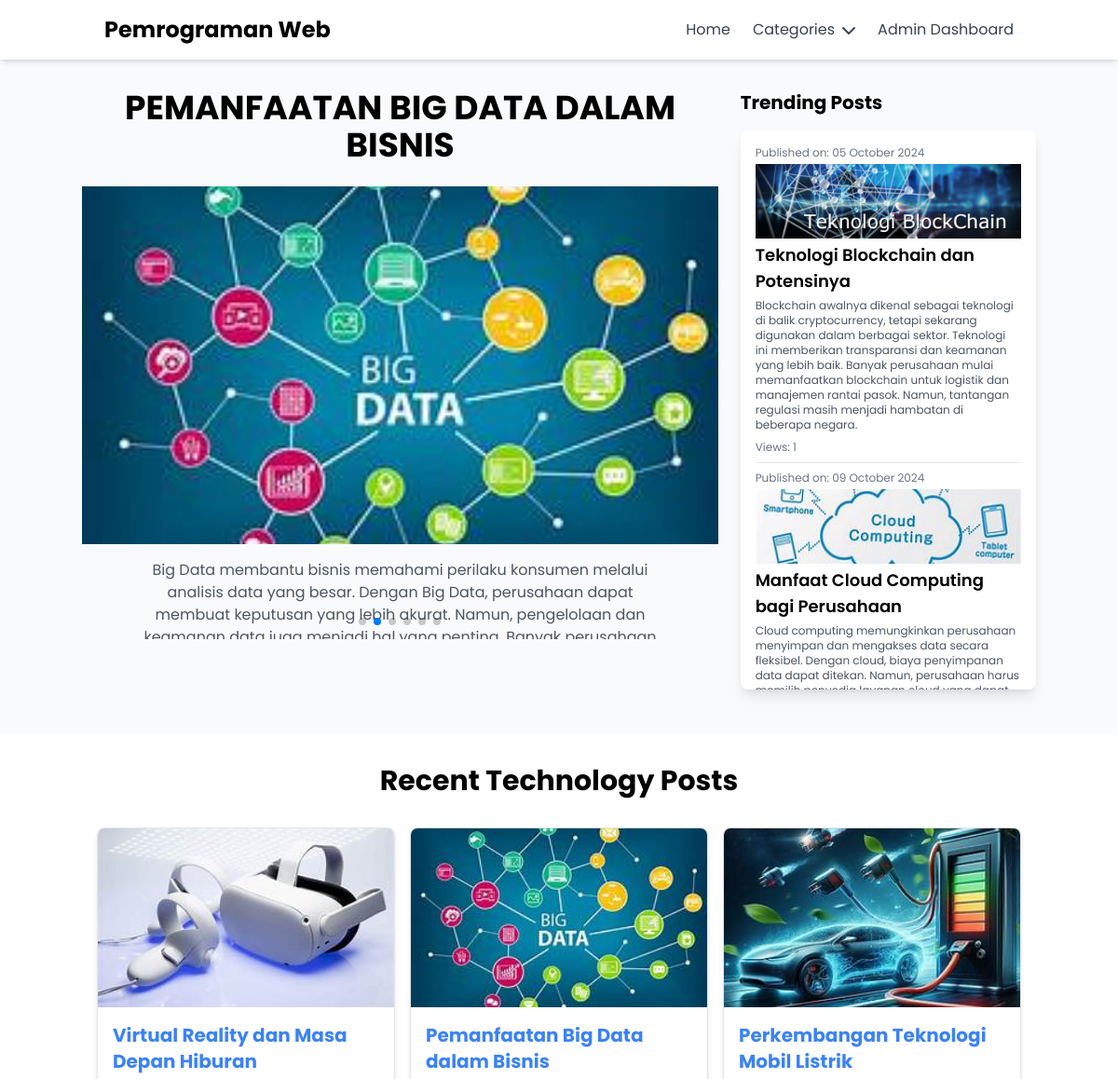
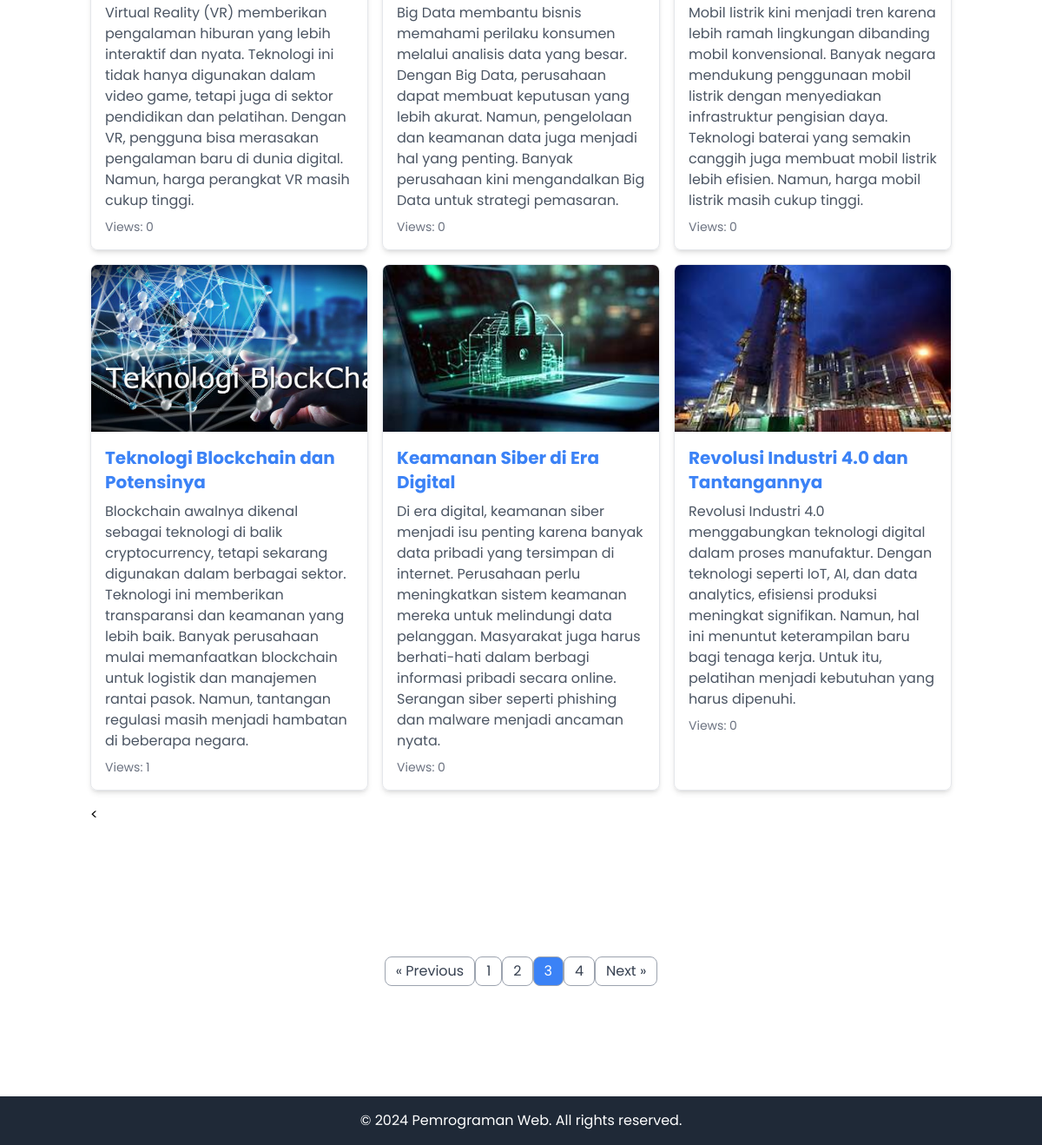
The app's page /technology.php?page=3 with its own data (2 pictures, top to bottom).
### tables this page shows
CREATE TABLE `posts` (
  `id` int(11) NOT NULL,
  `judul` varchar(255) NOT NULL,
  `isi` text NOT NULL,
  `kategori` enum('Technology','Lifestyle') NOT NULL,
  `author` varchar(100) NOT NULL,
  `tanggal_publikasi` date NOT NULL,
  `images` varchar(255) NOT NULL,
  `view` int(11) NOT NULL DEFAULT '0'
);

### technology.php (the view, shortened to what this page needs)
<?php
$host = "localhost";
$user = "root";
$password = "";
$database = "berita";
$conn = new mysqli($host, $user, $password, $database);
function fetchRecentTechPosts($conn, $limit, $offset) {
    $sql = "SELECT p.id, p.judul, p.isi, p.images, p.view, p.tanggal_publikasi, p.kategori
            FROM posts p
            WHERE p.kategori = 'technology'
            ORDER BY p.tanggal_publikasi DESC LIMIT ? OFFSET ?";
    $stmt = $conn->prepare($sql);
    $stmt->bind_param("ii", $limit, $offset);
    $stmt->execute();
    return $stmt->get_result();
}
function fetchTrendingTechPosts($conn) {
    $sql = "SELECT id, judul, isi, images, view, tanggal_publikasi, kategori
            FROM posts
            WHERE kategori = 'technology'
            ORDER BY view DESC LIMIT 6";
    return $conn->query($sql);
}
$limit = 6;
$page = isset($_GET['page']) ? (int)$_GET['page'] : 1;
$offset = ($page - 1) * $limit;
$recentPosts = fetchRecentTechPosts($conn, $limit, $offset);
$trendingPosts = fetchTrendingTechPosts($conn);
$totalPostsResult = $conn->query("SELECT COUNT(*) as total FROM posts WHERE kategori = 'technology'");
$totalPosts = $totalPostsResult->fetch_assoc()['total'];
$totalPages = ceil($totalPosts / $limit);
?>
<!DOCTYPE html>
<html lang="en">
<head>
    <script src="https://cdn.tailwindcss.com"></script>
    <link rel="stylesheet" href="https://unpkg.com/swiper/swiper-bundle.min.css" />
    <link rel="stylesheet" href="https://cdnjs.cloudflare.com/ajax/libs/font-awesome/6.0.0-beta3/css/all.min.css" />
</head>
<body class="font-poppins">
    <nav id="navbar" class="fixed top-0 left-0 right-0 bg-white shadow-md py-4 z-50 transition-all duration-300">
        <div class="container mx-auto flex justify-between items-center px-6">
            <a href="#" class="text-2xl font-bold">Pemrograman Web</a>
            <ul class="flex space-x-6 items-center">
                <li><a href="index.php" class="text-gray-700 hover:text-gray-900">Home</a></li>
                <li class="relative group">
                    <a href="#" onclick="toggleDropdown()" class="text-gray-700 hover:text-gray-900 flex items-center">
                        Categories
                        <i class="fas fa-chevron-down ml-2"></i>
                    </a>
                </li>
                <li><a href="crud.php" class="text-gray-700 hover:text-gray-900">Admin Dashboard</a></li>
            </ul>
        </div>
    </nav>
<section class="pt-24 pb-12 bg-gray-50">
    <div class="container mx-auto flex flex-col md:flex-row gap-6">
        <div class="w-full md:w-2/3 relative">
            <div class="swiper mySwiper h-[590px] text-center">
                <div class="swiper-wrapper">
                    <?php while ($recentPost = $recentPosts->fetch_assoc()): ?>
                    <div class="swiper-slide">
                        <h1 class="text-4xl font-bold uppercase mb-6"><?php echo htmlspecialchars($recentPost['judul']); ?></h1>
                        <div class="flex flex-col items-center">
                            <?php if ($recentPost['images']): ?>
                            <img src="uploads/<?php echo htmlspecialchars($recentPost['images']); ?>" alt="<?php echo htmlspecialchars($recentPost['judul']); ?>" class="w-full h-96 object-cover mb-4">
                            <?php endif; ?>
                            <p class="text-gray-600 max-w-xl mb-4"><?php echo nl2br(htmlspecialchars($recentPost['isi'])); ?></p>
                        </div>
                    </div>
                    <?php endwhile; ?>
                </div>
                <div class="swiper-pagination"></div>
            </div>
        </div>
<div>
    <h2 class="text-xl font-bold mb-4">Trending Posts</h2>
    <div class="h-[600px] overflow-y-scroll bg-white rounded-lg shadow-lg p-4">
        <?php while ($trendingPost = $trendingPosts->fetch_assoc()): ?>
        <div class="mb-2 border-b border-gray-200 pb-2">
            <p class="text-xs text-gray-500 mb-1">Published on: <?php echo date('d F Y', strtotime($trendingPost['tanggal_publikasi'])); ?></p>
            <?php if ($trendingPost['images']): ?>
                <img src="uploads/<?php echo htmlspecialchars($trendingPost['images']); ?>" alt="<?php echo htmlspecialchars($trendingPost['judul']); ?>" class="w-full h-20 object-cover mb-1">
            <?php endif; ?>
            <h3 class="text-sm font-semibold">
                <a href="artikel.php?id=<?php echo $trendingPost['id']; ?>" class="text-lg font-semibold hover:text-blue-600">
                    <?php echo htmlspecialchars($trendingPost['judul']); ?>
                </a>
            </h3>
            <p class="mt-1 text-gray-600 text-xs"><?php echo nl2br(htmlspecialchars($trendingPost['isi'])); ?></p>
            <p class="text-xs text-gray-500 mt-2">Views: <?php echo $trendingPost['view']; ?></p>
        </div>
        <?php endwhile; ?>
    </div>
</div>
</section>
<section>
    <div class="container mx-auto px-4">
        <h1 class="text-3xl font-bold text-center my-8">Recent Technology Posts</h1>
        <div class="grid grid-cols-1 md:grid-cols-2 lg:grid-cols-3 gap-4">
            <?php
            $recentPosts->data_seek(0);
            while ($post = $recentPosts->fetch_assoc()): ?>
            <div class="border rounded-lg overflow-hidden shadow-md">
                <img src="uploads/<?= htmlspecialchars($post['images']); ?>" alt="<?= htmlspecialchars($post['judul']); ?>" class="w-full h-48 object-cover">
                <div class="p-4">
                    <h2 class="text-xl font-bold">
                        <a href="artikel.php?id=<?php echo $post['id']; ?>" class="text-blue-500 hover:underline">
                            <?php echo htmlspecialchars($post['judul']); ?>
                        </a>
                    </h2>
                    <p class="mt-2 text-gray-600"><?php echo nl2br(htmlspecialchars($post['isi'])); ?></p>
                    <p class="text-sm text-gray-500 mt-2">Views: <?php echo htmlspecialchars($post['view']); ?></p>
                </div>
            </div>
            <?php endwhile; ?>
        <</div>
        <div class="mt-6 flex justify-center items-center h-72">
  <a href="?page=<?php echo max(1, $page - 1); ?>" class="px-3 py-1 border border-gray-400 text-gray-700 rounded-lg <?php echo $page == 1 ? 'cursor-not-allowed opacity-50' : ''; ?>" <?php echo $page == 1 ? 'disabled' : ''; ?>>
    &laquo; Previous
  </a>
  <?php for ($i = 1; $i <= $totalPages; $i++): ?>
    <a href="?page=<?php echo $i; ?>" class="px-3 py-1 border border-gray-400 text-gray-700 rounded-lg <?php echo $page == $i ? 'bg-blue-500 text-white' : ''; ?>">
      <?php echo $i; ?>
    </a>
  <?php endfor; ?>
  <a href="?page=<?php echo min($totalPages, $page + 1); ?>" class="px-3 py-1 border border-gray-400 text-gray-700 rounded-lg <?php echo $page == $totalPages ? 'cursor-not-allowed opacity-50' : ''; ?>" <?php echo $page == $totalPages ? 'disabled' : ''; ?>>
    Next &raquo;
  </a>
</div>
    </div>
<footer class="bg-gray-800 text-white py-4">
    <div class="container mx-auto text-center">
        <p>&copy; <?php echo date("Y"); ?> Pemrograman Web. All rights reserved.</p>
    </div>
</footer>
</body>
</html>

### records on screen
posts: judul "PEMANFAATAN BIG DATA DALAM BISNIS", images (picture), isi "Big Data membantu bisnis memahami perilaku konsumen melalui analisis data yang besar. Dengan Big Data, perusahaan dapat membuat keputusan yang lebih akurat. Namun, pengelolaan dan…", judul "Pemanfaatan Big Data dalam Bisnis", isi "Big Data membantu bisnis memahami perilaku konsumen melalui analisis data yang besar. Dengan Big Data, perusahaan dapat membuat keputusan yang lebih akurat. Namun, pengelolaan dan keamanan data juga menjadi hal yang penting. Banyak perusahaan kini mengandalkan Big Data untuk strategi pemasaran.", view "0"
posts: tanggal_publikasi "05 October 2024", images (picture), judul "Teknologi Blockchain dan Potensinya", isi "Blockchain awalnya dikenal sebagai teknologi di balik cryptocurrency, tetapi sekarang digunakan dalam berbagai sektor. Teknologi ini memberikan transparansi dan keamanan yang lebih baik. Banyak perusahaan mulai memanfaatkan blockchain untuk logistik dan manajemen rantai pasok. Namun, tantangan regulasi masih menjadi hambatan di beberapa negara.", view "1"
posts: tanggal_publikasi "09 October 2024", images (picture), judul "Manfaat Cloud Computing bagi Perusahaan", isi "Cloud computing memungkinkan perusahaan menyimpan dan mengakses data secara fleksibel. Dengan cloud, biaya penyimpanan data dapat ditekan. Namun, perusahaan harus…"
posts: images (picture), judul "Virtual Reality dan Masa Depan Hiburan", isi "Virtual Reality (VR) memberikan pengalaman hiburan yang lebih interaktif dan nyata. Teknologi ini tidak hanya digunakan dalam video game, tetapi juga di sektor pendidikan dan pelatihan. Dengan VR, pengguna bisa merasakan pengalaman baru di dunia digital. Namun, harga perangkat VR masih cukup tinggi.", view "0"
posts: images (picture), judul "Perkembangan Teknologi Mobil Listrik", isi "Mobil listrik kini menjadi tren karena lebih ramah lingkungan dibanding mobil konvensional. Banyak negara mendukung penggunaan mobil listrik dengan menyediakan infrastruktur pengisian daya. Teknologi baterai yang semakin canggih juga membuat mobil listrik lebih efisien. Namun, harga mobil listrik masih cukup tinggi.", view "0"
posts: images (picture), judul "Keamanan Siber di Era Digital", isi "Di era digital, keamanan siber menjadi isu penting karena banyak data pribadi yang tersimpan di internet. Perusahaan perlu meningkatkan sistem keamanan mereka untuk melindungi data pelanggan. Masyarakat juga harus berhati-hati dalam berbagi informasi pribadi secara online. Serangan siber seperti phishing dan malware menjadi ancaman nyata.", view "0"
posts: images (picture), judul "Revolusi Industri 4.0 dan Tantangannya", isi "Revolusi Industri 4.0 menggabungkan teknologi digital dalam proses manufaktur. Dengan teknologi seperti IoT, AI, dan data analytics, efisiensi produksi meningkat signifikan. Namun, hal ini menuntut keterampilan baru bagi tenaga kerja. Untuk itu, pelatihan menjadi kebutuhan yang harus dipenuhi.", view "0"
